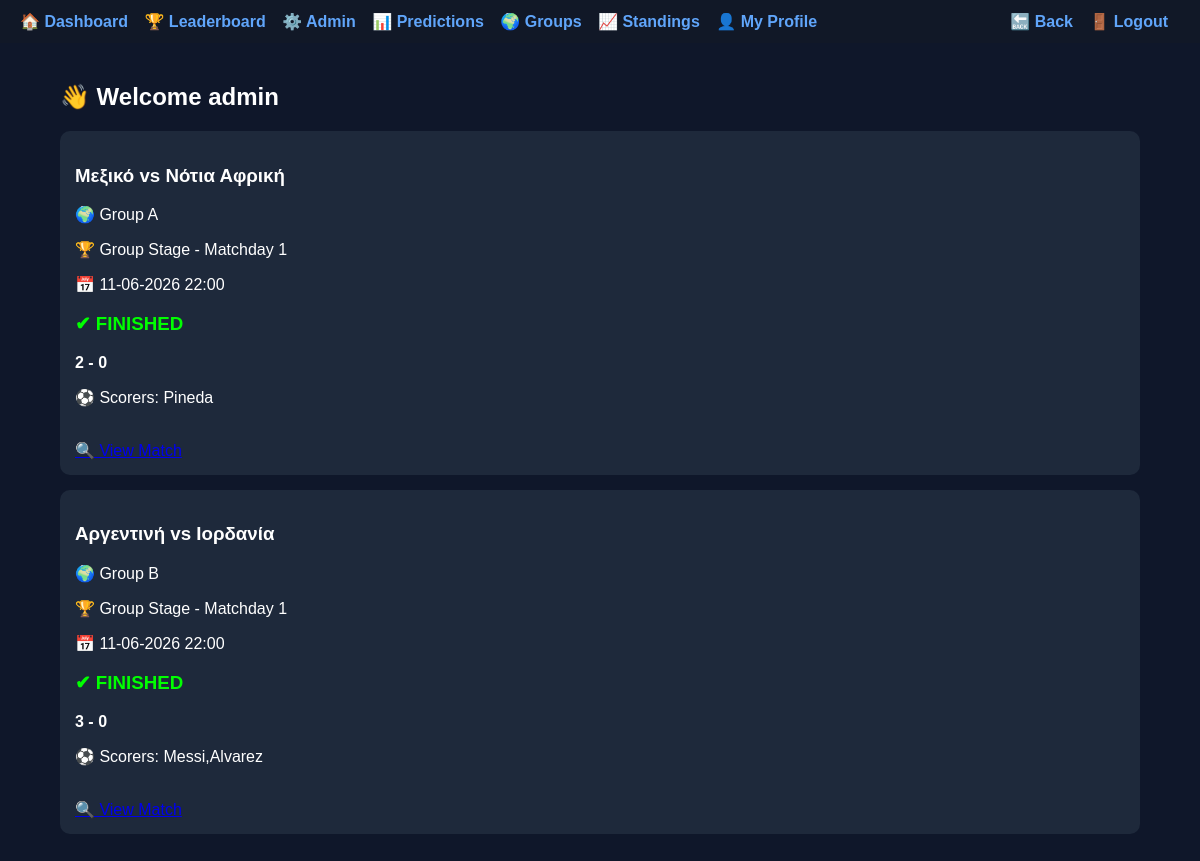
/dashboard (signed in), run on the app's committed database.
### tables this page shows
CREATE TABLE matches (
        id INTEGER PRIMARY KEY AUTOINCREMENT,
        home_team TEXT,
        away_team TEXT,
        group_name TEXT,
        phase TEXT,
        kickoff TEXT,
        home_score INTEGER,
        away_score INTEGER,
        scorers TEXT,
        finished INTEGER DEFAULT 0,
        scored INTEGER DEFAULT 0
    );

### app.py (the view)
@app.route("/dashboard")
def dashboard():
    if "user" not in session:
        return redirect("/")
    conn = get_connection()
    cursor = conn.cursor()
    cursor.execute("SELECT * FROM matches")
    matches = cursor.fetchall()
    conn.close()
    return render_template(
        "dashboard.html",
        matches=matches,
        role=session.get("role"),
        username=session.get("user")
    )

### models/database.py (called while the page is built)
def get_connection():
    return sqlite3.connect(DB_PATH)

### templates/dashboard.html (shortened to what this page needs)
<!DOCTYPE html>
<html>
<head>
</head>
<body>
<div class="nav">
    <div>
        <a href="/dashboard">🏠 Dashboard</a>
        <a href="/leaderboard">🏆 Leaderboard</a>
        {% if role == "admin" %}
        <a href="/admin">⚙️ Admin</a>
        {% endif %}
        <a href="/predictions">📊 Predictions</a>
        <a href="/groups">🌍 Groups</a>
        <a href="/standings">📈 Standings</a>
        <a href="/profile/{{ username }}">👤 My Profile</a>
    </div>
    <div>
        <a href="javascript:history.back()">🔙 Back</a>
        <a href="/logout">🚪 Logout</a>
    </div>
</div>
<div class="container">
<h2>👋 Welcome {{ username }}</h2>
{% for match in matches %}
<div class="card">
    <h3>{{ match[1] }} vs {{ match[2] }}</h3>
    <p>
        🌍 Group {{ match[3] }}
    </p>
    <p>
        🏆 {{ match[4] }}
    </p>
    <p>
        📅 {{ match[5] }}
    </p>
    {% if match[9] == 1 %}
        <h3 style="color:lime;">
            ✔ FINISHED
        </h3>
        <p>
            <strong>{{ match[6] }} - {{ match[7] }}</strong>
        </p>
        <p>
            ⚽ Scorers: {{ match[8] }}
        </p>
    {% endif %}
    <br>
    <a href="/match/{{ match[0] }}">
        🔍 View Match
    </a>
</div>
{% endfor %}
</div>
</body>
</html>

### templates/dashboard.html (style rules this page uses)
body { font-family: Arial; background:#0f172a; color:white; margin:0; }
.nav { background:#111827; padding:12px 20px; display:flex; justify-content:space-between; align-items:center; }
.nav a { color:#60a5fa; margin-right:12px; text-decoration:none; font-weight:bold; }
.container { width:90%; max-width:1100px; margin:auto; padding:20px; }
.card { background:#1e293b; padding:15px; margin:15px 0; border-radius:10px; }

### data on the page
matches: home_team "Μεξικό", away_team "Νότια Αφρική", group_name "A", phase "Group Stage - Matchday 1", kickoff "11-06-2026 22:00", home_score "2", away_score "0", scorers "Pineda"
matches: home_team "Αργεντινή", away_team "Ιορδανία", group_name "B", phase "Group Stage - Matchday 1", kickoff "11-06-2026 22:00", home_score "3", away_score "0", scorers "Messi,Alvarez"

### other printed values
{{ username }} "admin"
